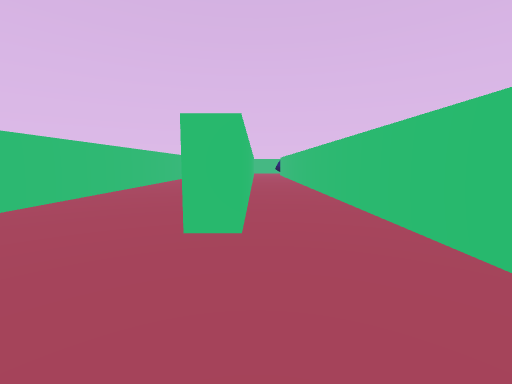
View 1 (above)

21 first-person views from a walk through a Unity game level. The camera is 0.58 m above the floor, tilts 6° down and sees 90° across. The floor is counted in squares, 1 m on a side. Each view is taken from the middle of a square. On the plan, view 1 faces up. The plan holds only what a view shows up to about 9 squares ahead; the rest is blank. The player is left out.

View 2
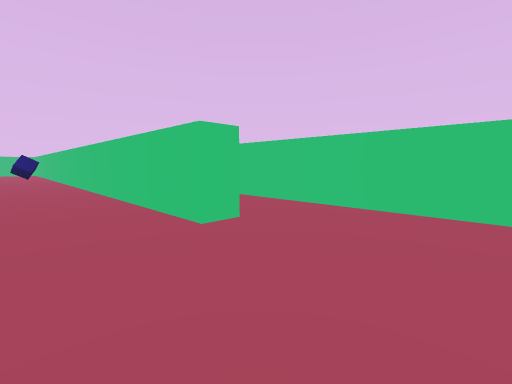

View 3
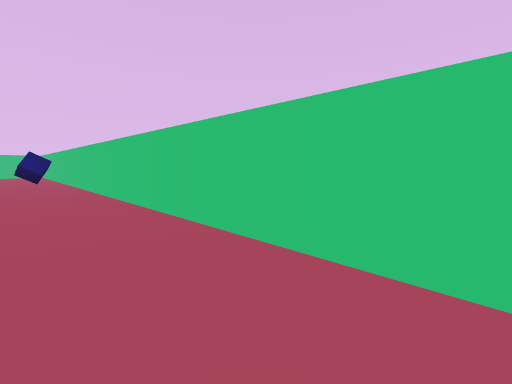

View 4
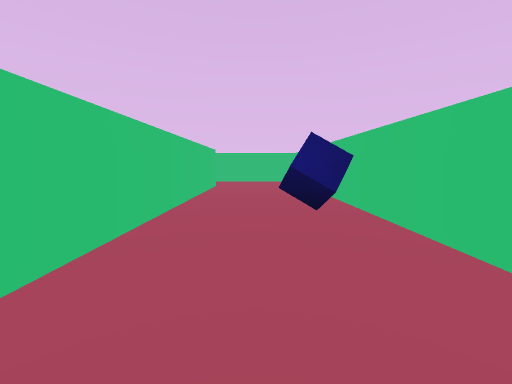

View 5
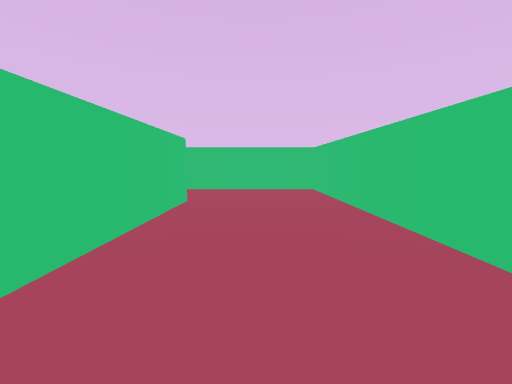

View 6
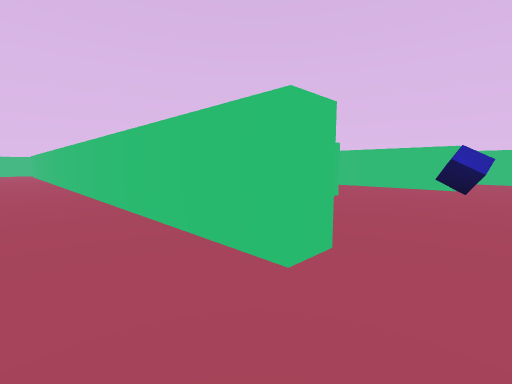

View 7
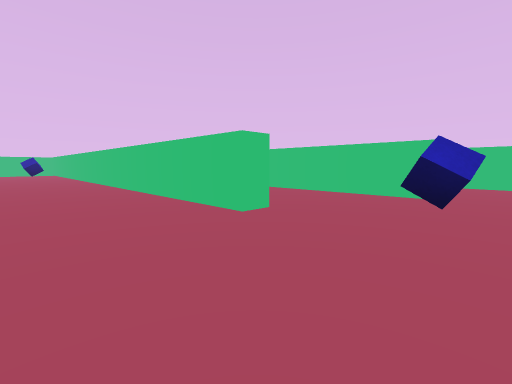

View 8
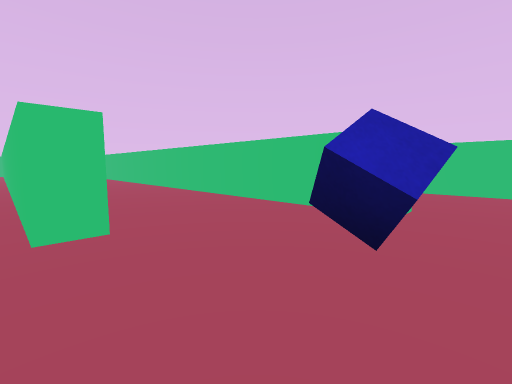

View 9
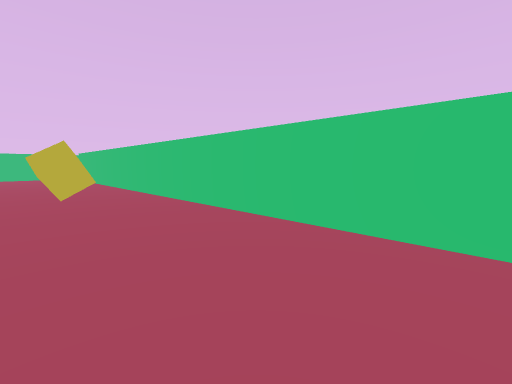

View 10
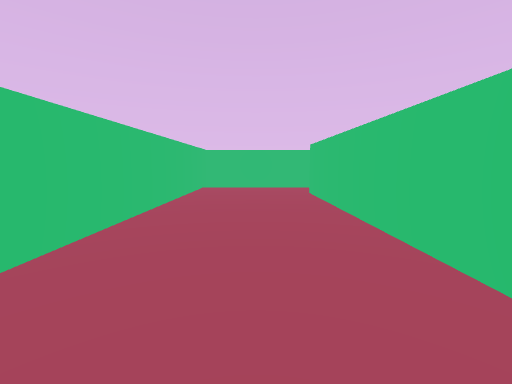

View 11
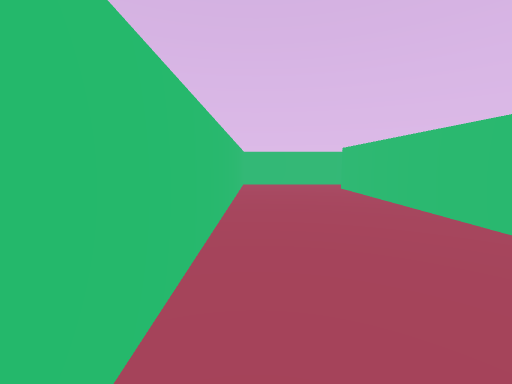

View 12
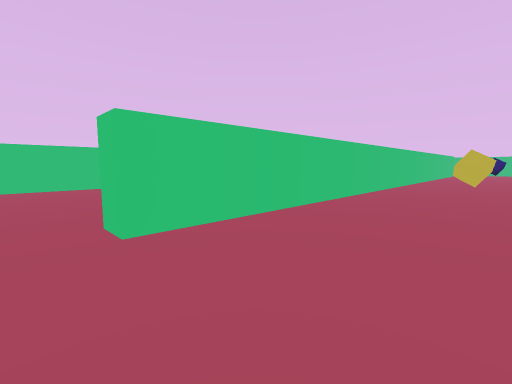

View 13
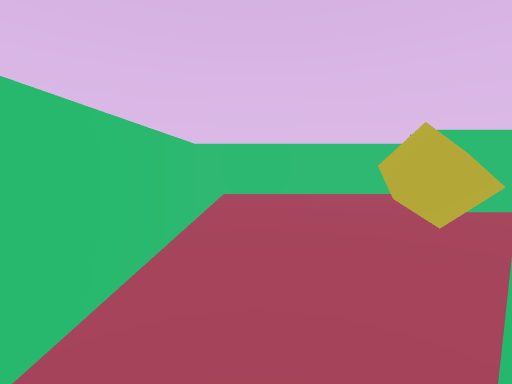

View 14
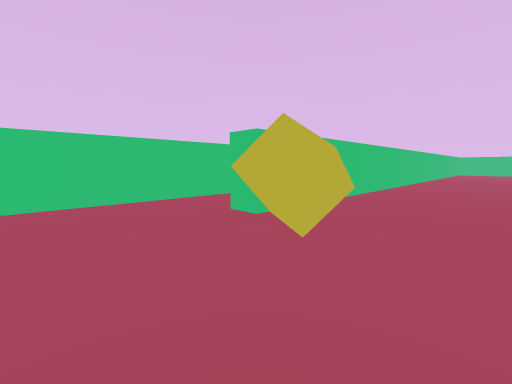

View 15
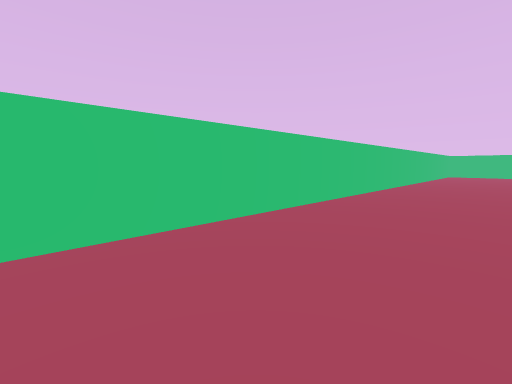

View 16
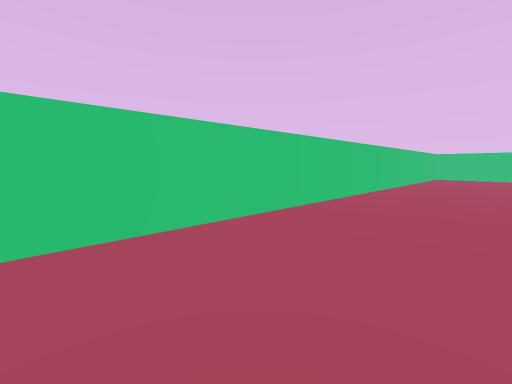

View 17
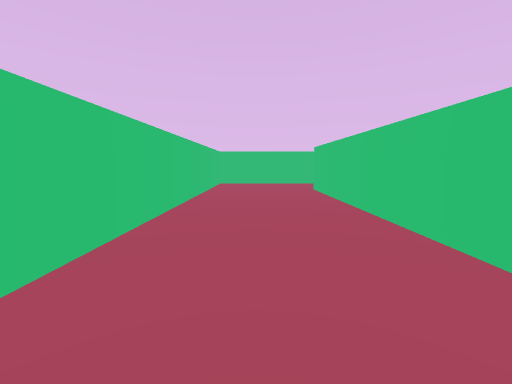

View 18
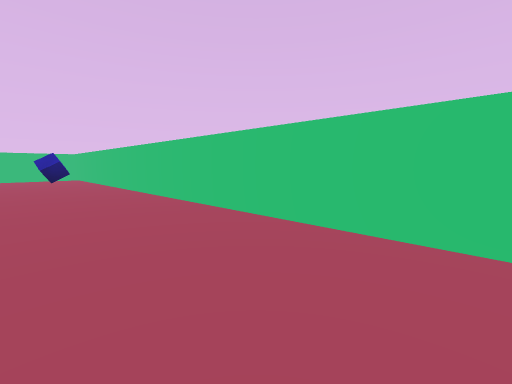

View 19
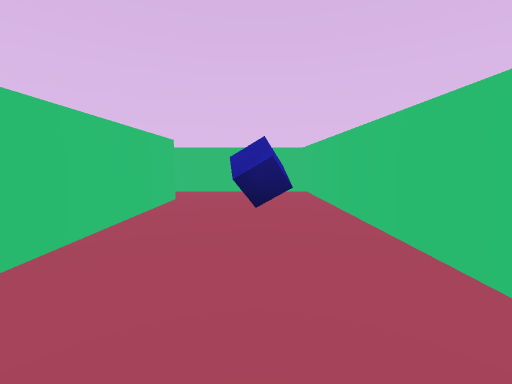

View 20
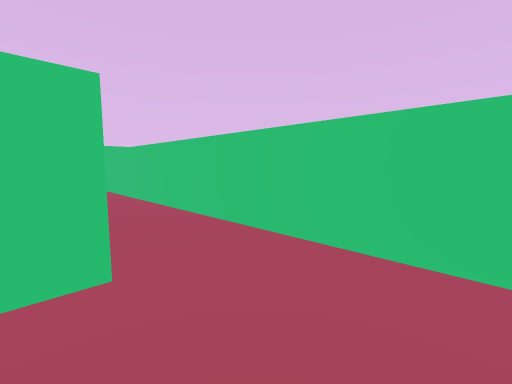

View 21
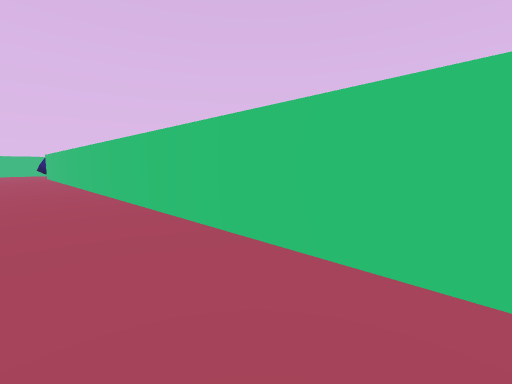

### Floor plan
Points are (right, up) in squares from view 1. A wall is a line through its corners. A room is listed if a view was taken in it or the views show most of it. See-through windows are left out.
Room 1 (views 1, 2, 3, 4, 5, 6, 21)
walls: (-0.1, 6.5) (-0.1, 2.1) (-0.6, 2.1) (-0.6, 18.1) (-3.8, 18.1); (-3.6, 16.1) (-3.1, 16.1) (-3.1, 3); (-3.6, -1.2) (1.4, -1.2) (1.4, 12.4)
ways out: opening at (-3, 0) to room 2; opening at (-3, 17) to room 2
objects: blue cube (-1, 12)
Room 2 (views 7, 8, 9, 10, 11, 12, 18, 19, 20)
walls: (-6.6, 14.6) (-6.1, 14.6) (-6.1, -1.2); (-9.1, 16.1) (-9.1, 0.6); (-3.6, 0.6) (-3.6, 3.8); (-8.6, -1.2) (-6.6, -1.2) (-6.6, 6.8); (-5.1, -1.2) (-3.6, -1.2)
ways out: opening at (-3, 0) to room 1; opening at (-3, 17) to room 1; opening at (-9, 0) to room 3; opening at (-9, 17) to room 3
objects: yellow cube (-8, 8); blue cube (-8, 16); blue cube (-5, 2)
Room 3 (views 13, 14, 15, 16, 17)
walls: (-9.6, 11.2) (-9.6, 16.2); (-9.1, 0.6) (-9.6, 0.6); (-9.8, -1.2) (-8.6, -1.2); (-12.6, -1.2) (-10.1, -1.2); (-9.1, 18.1) (-12.1, 18.1) (-12.1, 2.1) (-12.6, 2.1)
ways out: opening at (-9, 0) to room 2; opening at (-9, 17) to room 2; opening at (-12, 0.5)
objects: yellow cube (-11, 1)

Where each view was taken, in squares from view 1:
view 1: 0 up, 0 right, facing up
view 2: 0 up, 2 left, facing up-right
view 3: 3 up, 2 left, facing up-right
view 4: 9 up, 2 left, facing up
view 5: 12 up, 2 left, facing up
view 6: 17 up, 2 left, facing down-left
view 7: 17 up, 4 left, facing down-left
view 8: 17 up, 6 left, facing down-left
view 9: 12 up, 7 left, facing down-left
view 10: 6 up, 8 left, facing down
view 11: 7 up, 7 left, facing down
view 12: 0 up, 7 left, facing up-left
view 13: 0 up, 9 left, facing left
view 14: 0 up, 10 left, facing up-left
view 15: 3 up, 10 left, facing up-left
view 16: 6 up, 10 left, facing up-left
view 17: 10 up, 11 left, facing up
view 18: 11 up, 4 left, facing down-left
view 19: 5 up, 5 left, facing down
view 20: 1 up, 5 left, facing down-right
view 21: 1 up, 0 right, facing up-right
